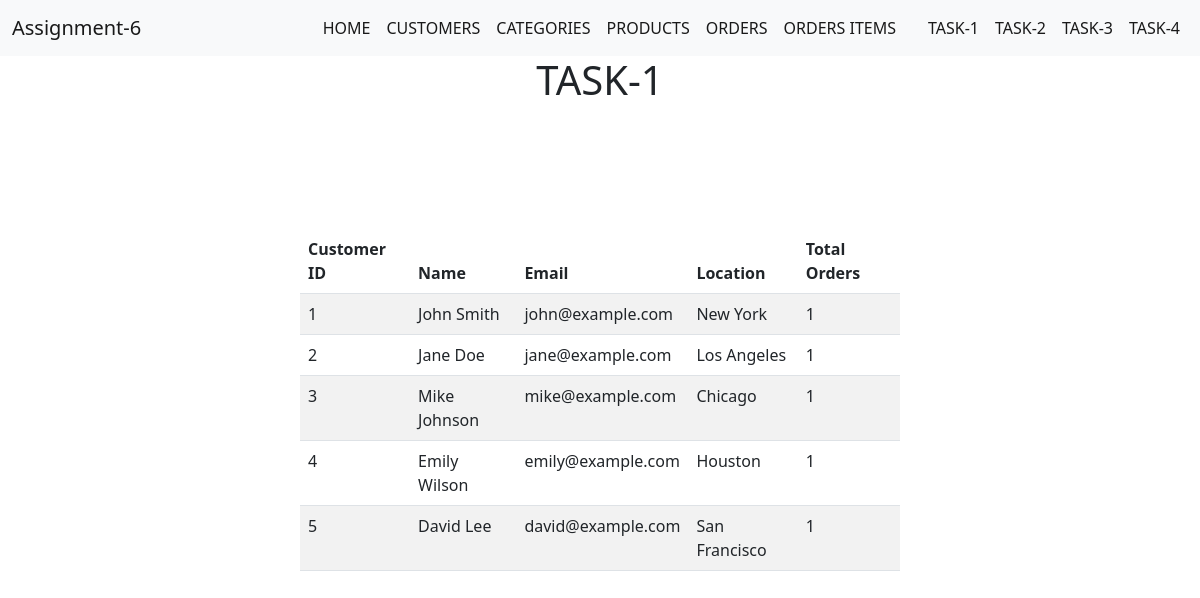
Page /Task_1.php on the committed database.
### tables this page shows
CREATE TABLE `customers` (
  `customer_id` int(11) NOT NULL,
  `name` varchar(255) DEFAULT NULL,
  `email` varchar(255) DEFAULT NULL,
  `location` varchar(255) DEFAULT NULL
);

### Task_1.php (the view)
<?php
include_once './includes/header.php';
include_once './includes/nav.php';
?>
<h1 class="text-center">TASK-1</h1>
<table class="table center table-striped" style="width: 50%;">
    <thead>
        <tr>
            <th>Customer ID</th>
            <th>Name</th>
            <th>Email</th>
            <th>Location</th>
            <th>Total Orders</th>
        </tr>
    </thead>
    <tbody>
    <?php
        include_once('./includes/db_connect.php');
        $sql = "SELECT Customers.customer_id, Customers.name, Customers.email, Customers.location, COUNT(Orders.order_id) AS total_orders
                FROM Customers
                JOIN Orders ON Customers.customer_id = Orders.customer_id
                GROUP BY Customers.customer_id
                ORDER BY total_orders DESC";
        $result = $conn->query($sql);
    ?>
    <?php while ($row = $result->fetch_assoc()) { ?>
        <tr>
            <td scope="row"> <?php echo $row['customer_id']; ?></td>
            <td> <?php echo $row['name']; ?></td>
            <td> <?php echo $row['email']; ?></td>
            <td> <?php echo $row['location']; ?></td>
            <td> <?php echo $row['total_orders']; ?></td>
        </tr>
    <?php } ?>
  </tbody>
</table>
<?php include_once './includes/footer.php'; ?>

### includes/header.php (style rules this page uses)
.center { margin: 0; position: absolute; top: 50%; left: 50%; -ms-transform: translate(-50%, -50%); transform: translate(-50%, -50%); }

### rows in the picture
customers: customer_id "1", name "John Smith", email "john@example.com", location "New York", total_orders "1"
customers: customer_id "2", name "Jane Doe", email "jane@example.com", location "Los Angeles", total_orders "1"
customers: customer_id "3", name "Mike Johnson", email "mike@example.com", location "Chicago", total_orders "1"
customers: customer_id "4", name "Emily Wilson", email "emily@example.com", location "Houston", total_orders "1"
customers: customer_id "5", name "David Lee", email "david@example.com", location "San Francisco", total_orders "1"
